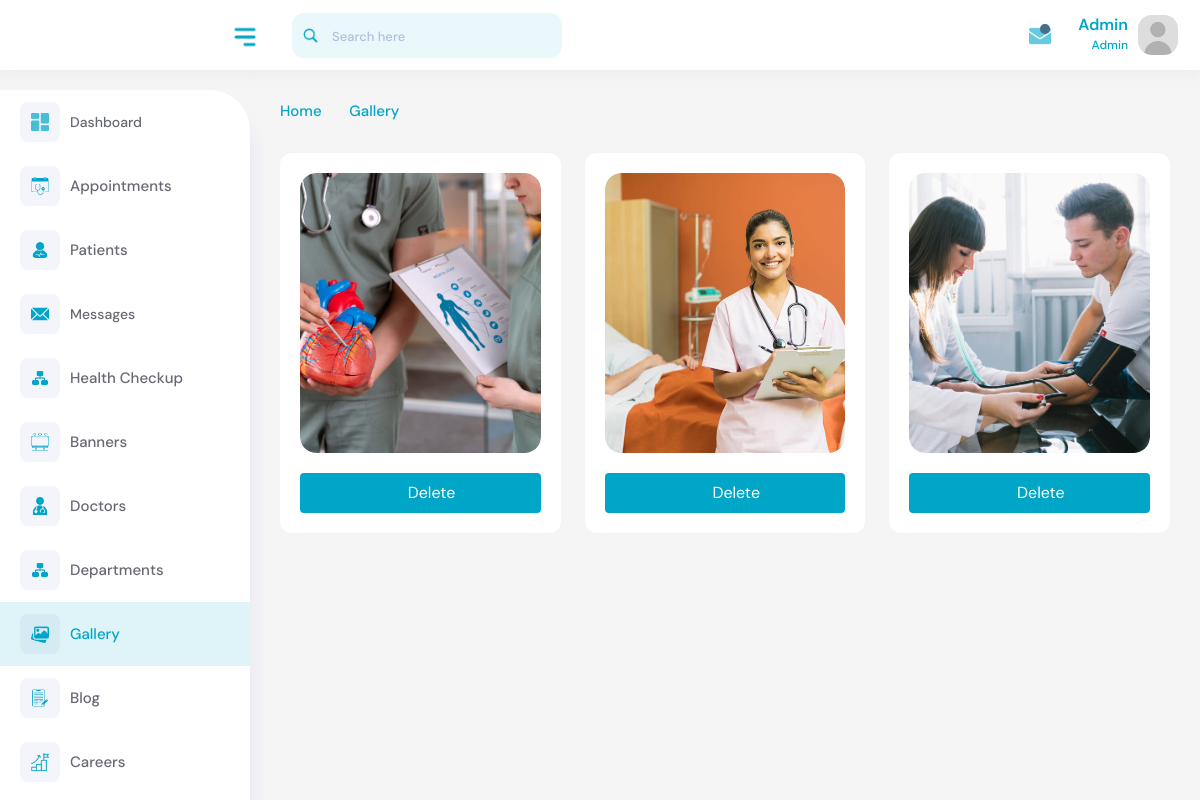
The page /account/gallery/ (signed in) on the database its author committed.
### core/models.py (models this page shows, shortened)
class Gallery(models.Model):
    image = models.ImageField(upload_to='gallery/', null=True, blank=True)
    created_at = models.DateTimeField(auto_now_add=True)
    class Meta:
        ordering = ['-created_at']
        verbose_name = 'Gallery'
        verbose_name_plural = 'Galleries'

### core/views.py (the view)
# urls.py: path('account/gallery/', views.gallery_list, name='gallery_list'),  \
@login_required(login_url='login')
def gallery_list(request):
    try:
        profile = Summary.objects.get(user=request.user)
    except ObjectDoesNotExist:
        msg.error(request,'Profile does not exist. You cannot access here.')
        return redirect('login')
    if profile:
        if profile.role == 'hr':
            return redirect('hr_dashboard')
        elif profile.role == 'media':
            return redirect('media_dashboard')  # Correctly redirect to media dashboard
        elif profile.role not in ['frontdesk', 'admin']:
            return redirect('homepage')
    else:
        return redirect('homepage')
    gallery = Gallery.objects.all().order_by('-created_at')
    return render(request, 'backend/gallery.html', {'gallery': gallery})

### templates/backend/gallery.html (shortened to what this page needs)
{% extends 'backend/base.html' %}
{% load static %}
{% load custom_filters %}
{% block content %}
<div class="content">
    <div class="page-header">
        <div class="row">
            <div class="col-sm-12">
                <ul class="breadcrumb">
                    <li class="breadcrumb-item"><a href="#">Home </a></li>
                    <li class="breadcrumb-item"><i class="feather-chevron-right"></i></li>
                    <li class="breadcrumb-item active">Gallery</li>
                </ul>
            </div>
        </div>
    </div>
    <div class="row">
        {% for image in gallery %}
            <div class="col-sm-6 col-md-6 col-xl-4">
                <div class="blog grid-blog">
                    {% if image.image %}
                    <div class="blog-image">
                        <a href="#"><img class="img-fluid" src="{{ image.image.url }}" alt="Gallery Image" /></a>
                    </div>
                    {% else %}
                    <div class="no-content">
                        <p>No image or video available.</p>
                    </div>
                    {% endif %}
                    <div class="blog-content">
                        <div class="buttons__ mt-3">
                            <a style="width: 100%" href="#" onclick="deleteGallery('{{ image.id }}')">
                                <div class="edit__btn" style="width: 100%"><i class="fa-regular fa-trash-can"></i>Delete</div>
                            </a>
                        </div>
                    </div>
                </div>
            </div>
        {% endfor %}
    </div>
</div>
{% endblock content %}

### templates/backend/base.html (shortened to what this page needs)
<!DOCTYPE html>
{% load static %}
<html lang="en">
    <head>
        <link rel="stylesheet" type="text/css" href="{% static 'css/bootstrap.min.css' %}" />
        <link rel="stylesheet" href="{% static 'plugins/fontawesome/css/fontawesome.min.css' %}" />
        <link rel="stylesheet" href="{% static 'plugins/fontawesome/css/all.min.css' %}" />
        <link rel="stylesheet" type="text/css" href="{% static 'css/select2.min.css' %}" />
        <link rel="stylesheet" href="{% static 'plugins/datatables/datatables.min.css' %}" />
        <link rel="stylesheet" href="{% static 'css/feather.css' %}" />
        <link rel="stylesheet" type="text/css" href="{% static 'css/style.css' %}" />
    </head>
    <body>
        <div class="main-wrapper">
            <div class="header">
                <div class="header-left">
                    <a href="{% url 'dashboard' %}" class="logo"> <img src="{% static 'img/logo.png' %}" style="width: 180px" class="img-fluid" alt /> </a>
                </div>
                <a id="toggle_btn" href="javascript:void(0);"><img src="{% static 'img/icons/menu.png' %}" style="width: 30px;" alt /></a>
                <div class="top-nav-search mob-view">
                    <form>
                        <input type="text" class="form-control" placeholder="Search here" />
                        <a class="btn"><img src="{% static 'img/icons/search.png' %}" style="width: 15px;" alt /></a>
                    </form>
                </div>
                <ul class="nav user-menu float-end">
                    <li class="nav-item dropdown d-none d-md-block">
                        <a href="#" class="dropdown-toggle nav-link" data-bs-toggle="dropdown">
                            <img src="{% static 'img/icons/email.png' %}" style="width: 22px;" alt />
                            <span class="pulse"></span>
                        </a>
                    </li>
                    <li class="nav-item dropdown has-arrow user-profile-list">
                        <a href="#" class="dropdown-toggle nav-link user-link" data-bs-toggle="dropdown">
                            <div class="user-names">
                                <h5 style="text-transform: capitalize;">{{request.user.username}}</h5>
                                <span>Admin</span>
                            </div>
                            <span class="user-img">
                                <img src="{% static 'img/user.jpg' %}" alt="Admin" />
                            </span>
                        </a>
                    </li>
                </ul>
            </div>
            <div class="sidebar" id="sidebar">
                <div class="sidebar-inner slimscroll">
                    <div id="sidebar-menu" class="sidebar-menu">
                        <ul class="main">
                            <div class="sidebar__box dashboard_sidebar">
                                <a href="{% url 'dashboard' %}">
                                    <span class="menu-side"><img src="{% static 'img/icons/dashboard.png' %}" style="width: 18px;" alt /></span> <span> Dashboard </span>
                                </a>
                            </div>
                            <li class="submenu appointment_sidebar">
                                <a href="#">
                                    <span class="menu-side"><img src="{% static 'img/icons/appointment.png' %}" style="width: 18px;" alt /></span> <span> Appointments </span> <span class="menu-arrow"></span>
                                </a>
                            </li>
                            <li class="submenu patients_sidebar">
                                <a href="#">
                                    <span class="menu-side"><img src="{% static 'img/icons/healthy.png' %}" style="width: 18px;" alt /></span> <span>Patients </span> <span class="menu-arrow"></span>
                                </a>
                            </li>
                            <div class="sidebar__box messages_sidebar">
                                <a href="{% url 'messages' %}">
                                    <span class="menu-side"><img src="{% static 'img/icons/message.png' %}" style="width: 18px;" alt /></span> <span> Messages </span>
                                </a>
                            </div>
                            <li class="submenu health_checkup_sidebar">
                                <a href="#">
                                    <span class="menu-side"><img src="{% static 'img/icons/department.png' %}" style="width: 18px;" alt /></span> <span> Health Checkup </span> <span class="menu-arrow"></span>
                                </a>
                            </li>
                            <li class="submenu banner_sidebar">
                                <a href="#">
                                    <span class="menu-side"><img src="{% static 'img/icons/banner.png' %}" style="width: 18px;" alt /></span> <span> Banners </span> <span class="menu-arrow"></span>
                                </a>
                            </li>
                            <li class="submenu doctor_sidebar">
                                <a href="#">
                                    <span class="menu-side"><img src="{% static 'img/icons/doctor.png' %}" style="width: 18px;" alt /></span> <span> Doctors </span> <span class="menu-arrow"></span>
                                </a>
                            </li>
                            <li class="submenu department_sidebar">
                                <a href="#">
                                    <span class="menu-side"><img src="{% static 'img/icons/department.png' %}" style="width: 18px;" alt /></span> <span> Departments </span> <span class="menu-arrow"></span>
                                </a>
                            </li>
                            <li class="submenu gallery_sidebar">
                                <a href="#">
                                    <span class="menu-side"><img src="{% static 'img/icons/gallery.png' %}" style="width: 18px;" alt /></span> <span> Gallery</span> <span class="menu-arrow"></span>
                                </a>
                            </li>
                            <li class="submenu blogs_sidebar">
                                <a href="#">
                                    <span class="menu-side"><img src="{% static 'img/icons/blog.png' %}" style="width: 18px;" alt /></span> <span> Blog</span> <span class="menu-arrow"></span>
                                </a>
                            </li>
                            <li class="submenu career_sidebar">
                                <a href="#">
                                    <span class="menu-side"><img src="{% static 'img/icons/career.png' %}" style="width: 18px;" alt /></span> <span> Careers</span> <span class="menu-arrow"></span>
                                </a>
                            </li>
                            <div class="sidebar__box notifications_sidebar">
                            </div>
                        </ul>
                    </div>
                </div>
            </div>
            <div class="page-wrapper">
                {% block content %}
                {% endblock content %}
            </div>
        </div>
        <script src="{% static 'cdn-cgi/scripts/7d0fa10a/cloudflare-static/rocket-loader.min.js' %}" data-cf-settings="0809f830a9a7270f0d91c883-|49" defer></script></body>
    </body>
</html>

### static/css/feather.css (style rules this page uses)
[class^="feather-"], [class*=" feather-"] { font-family: 'feather' !important; speak: none; font-style: normal; font-weight: normal; font-variant: normal; text-transform: none; line-height: 1; -webkit-font-smoothing: antialiased; -moz-osx-font-smoothing: grayscale; }
.feather-chevron-right:before { content: "\e930"; }

### rows shown on the page
Gallery: image (picture)
Gallery: image (picture)
Gallery: image (picture), {{ image.id }} 1 (drawn)

### other values the page prints
{{ request.user.username }} "Admin"
